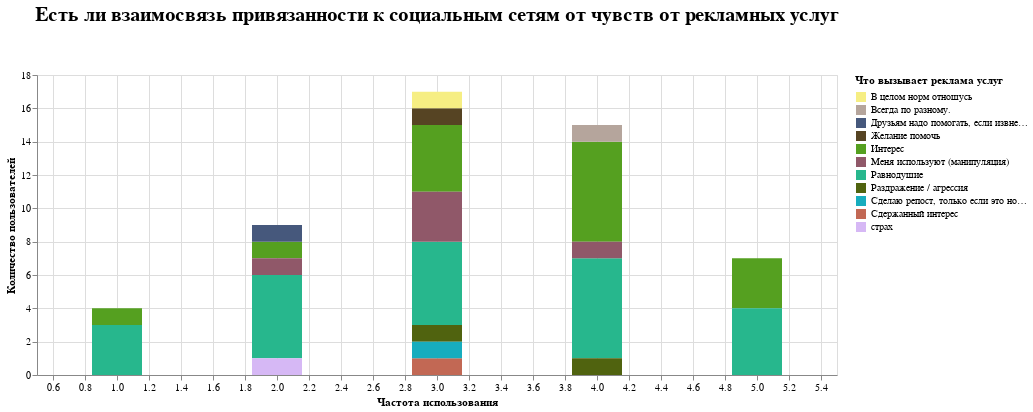

The cell this chart's notebook holds for it:
### Code cell
chart4

### Figure 1 — Vega-Lite specification as saved in the notebook (floating-point values rounded to 4 significant figures)
{"config": {"view": {"continuousWidth": 400, "continuousHeight": 300}, "title": {"anchor": "middle", "fontSize": 20, "offset": 45, "orient": "top"}}, "data": {"name": "data-0197ad0db13f40c438e727b669901b0b"}, "mark": {"type": "bar", "size": 50}, "encoding": {"color": {"field": "Что вызывает реклама услуг", "scale": {"range": ["#F6EE83", "#B5A59C", "#46587C", "#564423", "#55A020", "#905869", "#27B78D", "#50630F", "#17ADBE", "#C26854", "#D6B8F5", "#8D0107", "#7A4D7A", "#E6676A", "#3D429C", "#E27AD6", "#7B2BA8"]}, "type": "nominal"}, "x": {"field": "Частота использования", "type": "quantitative"}, "y": {"aggregate": "count", "axis": {"title": "Количество пользователей"}, "type": "quantitative"}}, "height": 300, "title": "Есть ли взаимосвязь привязанности к социальным сетям от чувств от рекламных услуг", "width": 800, "$schema": "https://vega.github.io/schema/vega-lite/v4.17.0.json", "datasets": {"data-0197ad0db13f40c438e727b669901b0b": [{"Дата": "2023-03-14T04:18:41.181000", "День месяца": 14, "Время дня": "утро", "Час прохождения опроса": 4, "Пол": "Женский", "Возраст": 35, "Семья": "Да", "Дети": "Да", "Высшее образование": "Да", "Деятельность": "Производство, промышленность", "Частота использования": 3, "Переход по ссылке": "Нет", "Репост по просьбе": "Нет", "Что вызывает реклама услуг": "Равнодушие", "Чувства от просьбы": "Равнодушие", "Возрастная категория": "4", "Время": "утро"}, {"Дата": "2023-03-14T04:51:52.083000", "День месяца": 14, "Время дня": "утро", "Час прохождения опроса": 4, "Пол": "Женский", "Возраст": 47, "Семья": "Нет", "Дети": "Да", "Высшее образование": "Да", "Деятельность": "Сфера обслуживания", "Частота использования": 3, "Переход по ссылке": "Да", "Репост по просьбе": "Да", "Что вызывает реклама услуг": "Интерес", "Чувства от просьбы": "Желание помочь", "Возрастная категория": "3", "Время": "утро"}, {"Дата": "2023-03-14T05:01:05.567000", "День месяца": 14, "Время дня": "утро", "Час прохождения опроса": 5, "Пол": "Женский", "Возраст": 40, "Семья": "Нет", "Дети": "Да", "Высшее образование": "Да", "Деятельность": "Бухгалтерия / Финансы / Аудит / Страхование", "Частота использования": 3, "Переход по ссылке": "Да", "Репост по просьбе": "Да", "Что вызывает реклама услуг": "Желание помочь", "Чувства от просьбы": "Желание помочь", "Возрастная категория": "3", "Время": "утро"}, {"Дата": "2023-03-14T09:15:05.114000", "День месяца": 14, "Время дня": "утро", "Час прохождения опроса": 9, "Пол": "Женский", "Возраст": 22, "Семья": "Нет", "Дети": "Нет", "Высшее образование": "Да", "Деятельность": "IT, телеком, диджитал-сервисы", "Частота использования": 2, "Переход по ссылке": "Да", "Репост по просьбе": "Да", "Что вызывает реклама услуг": "Равнодушие", "Чувства от просьбы": "Стыд / неловкость / что подумают обо мне получатели", "Возрастная категория": "1", "Время": "утро"}, {"Дата": "2023-03-14T10:45:57.916000", "День месяца": 14, "Время дня": "утро", "Час прохождения опроса": 10, "Пол": "Женский", "Возраст": 41, "Семья": "Да", "Дети": "Да", "Высшее образование": "Да", "Деятельность": "Не работаю", "Частота использования": 4, "Переход по ссылке": "Да", "Репост по просьбе": "Нет", "Что вызывает реклама услуг": "Равнодушие", "Чувства от просьбы": "Равнодушие", "Возрастная категория": "3", "Время": "утро"}, {"Дата": "2023-03-14T13:29:53.537000", "День месяца": 14, "Время дня": "день", "Час прохождения опроса": 13, "Пол": "Женский", "Возраст": 35, "Семья": "Да", "Дети": "Да", "Высшее образование": "Да", "Деятельность": "IT, телеком, диджитал-сервисы", "Частота использования": 4, "Переход по ссылке": "Да", "Репост по просьбе": "Нет", "Что вызывает реклама услуг": "Равнодушие", "Чувства от просьбы": "Стыд / неловкость / что подумают обо мне получатели", "Возрастная категория": "4", "Время": "день"}, {"Дата": "2023-03-14T13:45:06.792000", "День месяца": 14, "Время дня": "день", "Час прохождения опроса": 13, "Пол": "Женский", "Возраст": 29, "Семья": "Нет", "Дети": "Нет", "Высшее образование": "Да", "Деятельность": "IT, телеком, диджитал-сервисы", "Частота использования": 5, "Переход по ссылке": "Да", "Репост по просьбе": "Да", "Что вызывает реклама услуг": "Интерес", "Чувства от просьбы": "Потребность поделиться", "Возрастная категория": "2", "Время": "день"}, {"Дата": "2023-03-14T13:51:15.320000", "День месяца": 14, "Время дня": "день", "Час прохождения опроса": 13, "Пол": "Женский", "Возраст": 31, "Семья": "Да", "Дети": "Нет", "Высшее образование": "Да", "Деятельность": "Транспорт и логистика", "Частота использования": 5, "Переход по ссылке": "Да", "Репост по просьбе": "Да", "Что вызывает реклама услуг": "Интерес", "Чувства от просьбы": "Желание помочь", "Возрастная категория": "2", "Время": "день"}, {"Дата": "2023-03-14T14:10:39.316000", "День месяца": 14, "Время дня": "день", "Час прохождения опроса": 14, "Пол": "Женский", "Возраст": 31, "Семья": "Нет", "Дети": "Нет", "Высшее образование": "Да", "Деятельность": "IT, телеком, диджитал-сервисы", "Частота использования": 4, "Переход по ссылке": "Да", "Репост по просьбе": "Да", "Что вызывает реклама услуг": "Интерес", "Чувства от просьбы": "Желание помочь", "Возрастная категория": "2", "Время": "день"}, {"Дата": "2023-03-14T14:36:39.189000", "День месяца": 14, "Время дня": "день", "Час прохождения опроса": 14, "Пол": "Женский", "Возраст": 34, "Семья": "Да", "Дети": "Нет", "Высшее образование": "Да", "Деятельность": "Бухгалтерия / Финансы / Аудит / Страхование", "Частота использования": 3, "Переход по ссылке": "Да", "Репост по просьбе": "Да", "Что вызывает реклама услуг": "Интерес", "Чувства от просьбы": "Желание помочь", "Возрастная категория": "2", "Время": "день"}, {"Дата": "2023-03-14T15:01:19.194000", "День месяца": 14, "Время дня": "день", "Час прохождения опроса": 15, "Пол": "Женский", "Возраст": 29, "Семья": "Да", "Дети": "Нет", "Высшее образование": "Да", "Деятельность": "Бухгалтерия / Финансы / Аудит / Страхование", "Частота использования": 3, "Переход по ссылке": "Да", "Репост по просьбе": "Нет", "Что вызывает реклама услуг": "Равнодушие", "Чувства от просьбы": "Раздражение / агрессия", "Возрастная категория": "2", "Время": "день"}, {"Дата": "2023-03-14T21:57:51.858000", "День месяца": 14, "Время дня": "вечер", "Час прохождения опроса": 21, "Пол": "Женский", "Возраст": 29, "Семья": "Нет", "Дети": "Нет", "Высшее образование": "Да", "Деятельность": "IT, телеком, диджитал-сервисы", "Частота использования": 4, "Переход по ссылке": "Да", "Репост по просьбе": "Нет", "Что вызывает реклама услуг": "Интерес", "Чувства от просьбы": "Меня используют (манипуляция)", "Возрастная категория": "2", "Время": "вечер"}, {"Дата": "2023-03-15T09:14:57.638000", "День месяца": 15, "Время дня": "утро", "Час прохождения опроса": 9, "Пол": "Женский", "Возраст": 30, "Семья": "Да", "Дети": "Да", "Высшее образование": "Да", "Деятельность": "СМИ, медиа и издательства", "Частота использования": 4, "Переход по ссылке": "Нет", "Репост по просьбе": "Нет", "Что вызывает реклама услуг": "Интерес", "Чувства от просьбы": "Равнодушие", "Возрастная категория": "2", "Время": "утро"}, {"Дата": "2023-03-15T09:43:28.872000", "День месяца": 15, "Время дня": "утро", "Час прохождения опроса": 9, "Пол": "Женский", "Возраст": 38, "Семья": "Да", "Дети": "Да", "Высшее образование": "Да", "Деятельность": "Бухгалтерия / Финансы / Аудит / Страхование", "Частота использования": 4, "Переход по ссылке": "Да", "Репост по просьбе": "Да", "Что вызывает реклама услуг": "Меня используют (манипуляция)", "Чувства от просьбы": "Стыд / неловкость / что подумают обо мне получатели", "Возрастная категория": "3", "Время": "утро"}, {"Дата": "2023-03-15T22:38:41.180000", "День месяца": 15, "Время дня": "ночь", "Час прохождения опроса": 22, "Пол": "Женский", "Возраст": 32, "Семья": "Да", "Дети": "Да", "Высшее образование": "Да", "Деятельность": "Бухгалтерия / Финансы / Аудит / Страхование", "Частота использования": 3, "Переход по ссылке": "Да", "Репост по просьбе": "Да", "Что вызывает реклама услуг": "Меня используют (манипуляция)", "Чувства от просьбы": "Меня используют (манипуляция)", "Возрастная категория": "2", "Время": "ночь"}, {"Дата": "2023-03-16T16:22:06.903000", "День месяца": 16, "Время дня": "день", "Час прохождения опроса": 16, "Пол": "Женский", "Возраст": 19, "Семья": "Нет", "Дети": "Нет", "Высшее образование": "Нет", "Деятельность": "IT, телеком, диджитал-сервисы", "Частота использования": 4, "Переход по ссылке": "Да", "Репост по просьбе": "Да", "Что вызывает реклама услуг": "Равнодушие", "Чувства от просьбы": "Равнодушие", "Возрастная категория": "1", "Время": "день"}, {"Дата": "2023-03-16T17:05:22.755000", "День месяца": 16, "Время дня": "ночь", "Час прохождения опроса": 17, "Пол": "Женский", "Возраст": 24, "Семья": "Да", "Дети": "Да", "Высшее образование": "Да", "Деятельность": "Не работаю", "Частота использования": 4, "Переход по ссылке": "Да", "Репост по просьбе": "Да", "Что вызывает реклама услуг": "Всегда по разному.", "Чувства от просьбы": "Заинтересованность", "Возрастная категория": "1", "Время": "ночь"}, {"Дата": "2023-03-16T17:07:14.223000", "День месяца": 16, "Время дня": "ночь", "Час прохождения опроса": 17, "Пол": "Женский", "Возраст": 22, "Семья": "Нет", "Дети": "Нет", "Высшее образование": "Нет", "Деятельность": "Сфера обслуживания", "Частота использования": 4, "Переход по ссылке": "Да", "Репост по просьбе": "Да", "Что вызывает реклама услуг": "Равнодушие", "Чувства от просьбы": "Равнодушие", "Возрастная категория": "1", "Время": "ночь"}, {"Дата": "2023-03-17T03:09:10.516000", "День месяца": 17, "Время дня": "утро", "Час прохождения опроса": 3, "Пол": "Женский", "Возраст": 30, "Семья": "Да", "Дети": "Нет", "Высшее образование": "Да", "Деятельность": "Ритейл, ecommerce", "Частота использования": 3, "Переход по ссылке": "Да", "Репост по просьбе": "Нет", "Что вызывает реклама услуг": "Интерес", "Чувства от просьбы": "Желание помочь", "Возрастная категория": "2", "Время": "утро"}, {"Дата": "2023-03-17T07:47:30.164000", "День месяца": 17, "Время дня": "утро", "Час прохождения опроса": 7, "Пол": "Женский", "Возраст": 25, "Семья": "Нет", "Дети": "Нет", "Высшее образование": "Да", "Деятельность": "IT, телеком, диджитал-сервисы", "Частота использования": 4, "Переход по ссылке": "Да", "Репост по просьбе": "Нет", "Что вызывает реклама услуг": "Равнодушие", "Чувства от просьбы": "Равнодушие", "Возрастная категория": "4", "Время": "утро"}, {"Дата": "2023-03-17T08:03:26.157000", "День месяца": 17, "Время дня": "утро", "Час прохождения опроса": 8, "Пол": "Женский", "Возраст": 50, "Семья": "Да", "Дети": "Да", "Высшее образование": "Да", "Деятельность": "Бухгалтерия / Финансы / Аудит / Страхование", "Частота использования": 3, "Переход по ссылке": "Да", "Репост по просьбе": "Да", "Что вызывает реклама услуг": "Интерес", "Чувства от просьбы": "Желание помочь", "Возрастная категория": "4", "Время": "утро"}, {"Дата": "2023-03-18T09:48:47.643000", "День месяца": 18, "Время дня": "утро", "Час прохождения опроса": 9, "Пол": "Женский", "Возраст": 27, "Семья": "Нет", "Дети": "Нет", "Высшее образование": "Да", "Деятельность": "IT, телеком, диджитал-сервисы", "Частота использования": 3, "Переход по ссылке": "Да", "Репост по просьбе": "Нет", "Что вызывает реклама услуг": "Равнодушие", "Чувства от просьбы": "Равнодушие", "Возрастная категория": "2", "Время": "утро"}, {"Дата": "2023-03-21T16:10:53.923000", "День месяца": 21, "Время дня": "день", "Час прохождения опроса": 16, "Пол": "Женский", "Возраст": 29, "Семья": "Да", "Дети": "Нет", "Высшее образование": "Да", "Деятельность": "Маркетинговые, рекламные агентства", "Частота использования": 5, "Переход по ссылке": "Да", "Репост по просьбе": "Да", "Что вызывает реклама услуг": "Равнодушие", "Чувства от просьбы": "Желание помочь", "Возрастная категория": "2", "Время": "день"}, {"Дата": "2023-03-22T15:14:00.005000", "День месяца": 22, "Время дня": "день", "Час прохождения опроса": 15, "Пол": "Женский", "Возраст": 26, "Семья": "Да", "Дети": "Да", "Высшее образование": "Да", "Деятельность": "Сфера образования", "Частота использования": 5, "Переход по ссылке": "Нет", "Репост по просьбе": "Нет", "Что вызывает реклама услуг": "Равнодушие", "Чувства от просьбы": "Стыд / неловкость / что подумают обо мне получатели", "Возрастная категория": "2", "Время": "день"}, {"Дата": "2023-03-22T18:32:45.248000", "День месяца": 22, "Время дня": "вечер", "Час прохождения опроса": 18, "Пол": "Женский", "Возраст": 40, "Семья": "Да", "Дети": "Да", "Высшее образование": "Да", "Деятельность": "Производство, промышленность", "Частота использования": 2, "Переход по ссылке": "Да", "Репост по просьбе": "Нет", "Что вызывает реклама услуг": "Равнодушие", "Чувства от просьбы": "Желание помочь", "Возрастная категория": "3", "Время": "вечер"}, {"Дата": "2023-03-23T11:21:14.653000", "День месяца": 23, "Время дня": "утро", "Час прохождения опроса": 11, "Пол": "Женский", "Возраст": 38, "Семья": "Да", "Дети": "Да", "Высшее образование": "Да", "Деятельность": "экономика", "Частота использования": 5, "Переход по ссылке": "Да", "Репост по просьбе": "Да", "Что вызывает реклама услуг": "Интерес", "Чувства от просьбы": "Потребность поделиться", "Возрастная категория": "3", "Время": "утро"}, {"Дата": "2023-03-10T14:58:04.755000", "День месяца": 10, "Время дня": "день", "Час прохождения опроса": 14, "Пол": "Мужской", "Возраст": 34, "Семья": "Да", "Дети": "Да", "Высшее образование": "Да", "Деятельность": "Производство, промышленность", "Частота использования": 4, "Переход по ссылке": "Да", "Репост по просьбе": "Нет", "Что вызывает реклама услуг": "Раздражение / агрессия", "Чувства от просьбы": "Стыд / неловкость / что подумают обо мне получатели", "Возрастная категория": "2", "Время": "день"}, {"Дата": "2023-03-10T15:22:44.656000", "День месяца": 10, "Время дня": "день", "Час прохождения опроса": 15, "Пол": "Мужской", "Возраст": 40, "Семья": "Да", "Дети": "Да", "Высшее образование": "Да", "Деятельность": "Сфера образования", "Частота использования": 2, "Переход по ссылке": "Да", "Репост по просьбе": "Да", "Что вызывает реклама услуг": "Интерес", "Чувства от просьбы": "Желание помочь", "Возрастная категория": "3", "Время": "день"}, {"Дата": "2023-03-10T15:24:02.427000", "День месяца": 10, "Время дня": "день", "Час прохождения опроса": 15, "Пол": "Мужской", "Возраст": 39, "Семья": "Нет", "Дети": "Да", "Высшее образование": "Да", "Деятельность": "Ритейл, ecommerce", "Частота использования": 3, "Переход по ссылке": "Да", "Репост по просьбе": "Нет", "Что вызывает реклама услуг": "Сдержанный интерес", "Чувства от просьбы": "Равнодушие", "Возрастная категория": "3", "Время": "день"}, {"Дата": "2023-03-10T15:30:08.220000", "День месяца": 10, "Время дня": "день", "Час прохождения опроса": 15, "Пол": "Мужской", "Возраст": 37, "Семья": "Да", "Дети": "Да", "Высшее образование": "Да", "Деятельность": "Производство, промышленность", "Частота использования": 1, "Переход по ссылке": "Да", "Репост по просьбе": "Да", "Что вызывает реклама услуг": "Интерес", "Чувства от просьбы": "Желание помочь", "Возрастная категория": "3", "Время": "день"}, {"Дата": "2023-03-10T16:54:54.989000", "День месяца": 10, "Время дня": "день", "Час прохождения опроса": 16, "Пол": "Мужской", "Возраст": 25, "Семья": "Да", "Дети": "Нет", "Высшее образование": "Да", "Деятельность": "Медицина и фармакология", "Частота использования": 3, "Переход по ссылке": "Да", "Репост по просьбе": "Да", "Что вызывает реклама услуг": "Равнодушие", "Чувства от просьбы": "Желание помочь", "Возрастная категория": "4", "Время": "день"}, {"Дата": "2023-03-10T17:47:29.135000", "День месяца": 10, "Время дня": "ночь", "Час прохождения опроса": 17, "Пол": "Мужской", "Возраст": 60, "Семья": "Да", "Дети": "Да", "Высшее образование": "Да", "Деятельность": "Сфера искусства", "Частота использования": 4, "Переход по ссылке": "Да", "Репост по просьбе": "Да", "Что вызывает реклама услуг": "Интерес", "Чувства от просьбы": "Желание помочь", "Возрастная категория": "4", "Время": "ночь"}, {"Дата": "2023-03-10T18:23:10.934000", "День месяца": 10, "Время дня": "вечер", "Час прохождения опроса": 18, "Пол": "Мужской", "Возраст": 40, "Семья": "Да", "Дети": "Да", "Высшее образование": "Да", "Деятельность": "Сфера обслуживания", "Частота использования": 4, "Переход по ссылке": "Да", "Репост по просьбе": "Нет", "Что вызывает реклама услуг": "Равнодушие", "Чувства от просьбы": "Меня используют (манипуляция)", "Возрастная категория": "3", "Время": "вечер"}, {"Дата": "2023-03-11T18:21:33.902000", "День месяца": 11, "Время дня": "вечер", "Час прохождения опроса": 18, "Пол": "Мужской", "Возраст": 32, "Семья": "Нет", "Дети": "Нет", "Высшее образование": "Да", "Деятельность": "Производство, промышленность", "Частота использования": 3, "Переход по ссылке": "Нет", "Репост по просьбе": "Нет", "Что вызывает реклама услуг": "Раздражение / агрессия", "Чувства от просьбы": "Раздражение / агрессия", "Возрастная категория": "2", "Время": "вечер"}, {"Дата": "2023-03-12T09:26:26.075000", "День месяца": 12, "Время дня": "утро", "Час прохождения опроса": 9, "Пол": "Мужской", "Возраст": 49, "Семья": "Да", "Дети": "Да", "Высшее образование": "Да", "Деятельность": "Предприниматель ", "Частота использования": 5, "Переход по ссылке": "Да", "Репост по просьбе": "Да", "Что вызывает реклама услуг": "Равнодушие", "Чувства от просьбы": "Желание помочь", "Возрастная категория": "3", "Время": "утро"}, {"Дата": "2023-03-12T11:59:16.042000", "День месяца": 12, "Время дня": "утро", "Час прохождения опроса": 11, "Пол": "Мужской", "Возраст": 48, "Семья": "Да", "Дети": "Да", "Высшее образование": "Да", "Деятельность": "Бухгалтерия / Финансы / Аудит / Страхование", "Частота использования": 2, "Переход по ссылке": "Да", "Репост по просьбе": "Да", "Что вызывает реклама услуг": "Меня используют (манипуляция)", "Чувства от просьбы": "Стыд / неловкость / что подумают обо мне получатели", "Возрастная категория": "3", "Время": "утро"}, {"Дата": "2023-03-12T13:09:16.500000", "День месяца": 12, "Время дня": "день", "Час прохождения опроса": 13, "Пол": "Мужской", "Возраст": 45, "Семья": "Да", "Дети": "Да", "Высшее образование": "Да", "Деятельность": "Сфера обслуживания", "Частота использования": 1, "Переход по ссылке": "Нет", "Репост по просьбе": "Нет", "Что вызывает реклама услуг": "Равнодушие", "Чувства от просьбы": "Равнодушие", "Возрастная категория": "3", "Время": "день"}, {"Дата": "2023-03-13T08:33:14.258000", "День месяца": 13, "Время дня": "утро", "Час прохождения опроса": 8, "Пол": "Мужской", "Возраст": 30, "Семья": "Нет", "Дети": "Нет", "Высшее образование": "Да", "Деятельность": "IT, телеком, диджитал-сервисы", "Частота использования": 3, "Переход по ссылке": "Да", "Репост по просьбе": "Нет", "Что вызывает реклама услуг": "Меня используют (манипуляция)", "Чувства от просьбы": "Меня используют (манипуляция)", "Возрастная категория": "2", "Время": "утро"}, {"Дата": "2023-03-13T09:03:07.063000", "День месяца": 13, "Время дня": "утро", "Час прохождения опроса": 9, "Пол": "Мужской", "Возраст": 46, "Семья": "Да", "Дети": "Да", "Высшее образование": "Да", "Деятельность": "Сфера обслуживания", "Частота использования": 3, "Переход по ссылке": "Да", "Репост по просьбе": "Да", "Что вызывает реклама услуг": "Равнодушие", "Чувства от просьбы": "Желание помочь", "Возрастная категория": "3", "Время": "утро"}, {"Дата": "2023-03-13T11:01:54.368000", "День месяца": 13, "Время дня": "утро", "Час прохождения опроса": 11, "Пол": "Мужской", "Возраст": 25, "Семья": "Нет", "Дети": "Нет", "Высшее образование": "Нет", "Деятельность": "IT, телеком, диджитал-сервисы", "Частота использования": 2, "Переход по ссылке": "Да", "Репост по просьбе": "Нет", "Что вызывает реклама услуг": "Равнодушие", "Чувства от просьбы": "Желание помочь", "Возрастная категория": "4", "Время": "утро"}, {"Дата": "2023-03-14T01:29:59.860000", "День месяца": 14, "Время дня": "утро", "Час прохождения опроса": 1, "Пол": "Мужской", "Возраст": 28, "Семья": "Нет", "Дети": "Нет", "Высшее образование": "Нет", "Деятельность": "IT, телеком, диджитал-сервисы", "Частота использования": 5, "Переход по ссылке": "Да", "Репост по просьбе": "Да", "Что вызывает реклама услуг": "Равнодушие", "Чувства от просьбы": "Желание помочь", "Возрастная категория": "2", "Время": "утро"}, {"Дата": "2023-03-14T09:04:30.606000", "День месяца": 14, "Время дня": "утро", "Час прохождения опроса": 9, "Пол": "Мужской", "Возраст": 36, "Семья": "Да", "Дети": "Да", "Высшее образование": "Да", "Деятельность": "IT, телеком, диджитал-сервисы", "Частота использования": 2, "Переход по ссылке": "Да", "Репост по просьбе": "Да", "Что вызывает реклама услуг": "Друзьям надо помогать, если извне, то параллельно ", "Чувства от просьбы": "Желание помочь", "Возрастная категория": "3", "Время": "утро"}, {"Дата": "2023-03-14T15:15:47.982000", "День месяца": 14, "Время дня": "день", "Час прохождения опроса": 15, "Пол": "Мужской", "Возраст": 42, "Семья": "Да", "Дети": "Да", "Высшее образование": "Да", "Деятельность": "Производство, промышленность", "Частота использования": 3, "Переход по ссылке": "Да", "Репост по просьбе": "Да", "Что вызывает реклама услуг": "В целом норм отношусь", "Чувства от просьбы": "Потребность поделиться", "Возрастная категория": "3", "Время": "день"}, {"Дата": "2023-03-15T14:57:12.528000", "День месяца": 15, "Время дня": "день", "Час прохождения опроса": 14, "Пол": "Мужской", "Возраст": 19, "Семья": "Нет", "Дети": "Нет", "Высшее образование": "Нет", "Деятельность": "Не работаю", "Частота использования": 2, "Переход по ссылке": "Да", "Репост по просьбе": "Нет", "Что вызывает реклама услуг": "страх", "Чувства от просьбы": "любовь", "Возрастная категория": "1", "Время": "день"}, {"Дата": "2023-03-16T14:44:11.095000", "День месяца": 16, "Время дня": "день", "Час прохождения опроса": 14, "Пол": "Мужской", "Возраст": 51, "Семья": "Да", "Дети": "Да", "Высшее образование": "Да", "Деятельность": "Не работаю", "Частота использования": 1, "Переход по ссылке": "Да", "Репост по просьбе": "Нет", "Что вызывает реклама услуг": "Равнодушие", "Чувства от просьбы": "Равнодушие", "Возрастная категория": "4", "Время": "день"}, {"Дата": "2023-03-16T16:16:44.019000", "День месяца": 16, "Время дня": "день", "Час прохождения опроса": 16, "Пол": "Мужской", "Возраст": 21, "Семья": "Да", "Дети": "Да", "Высшее образование": "Да", "Деятельность": "Министеоство Внутренних Дел", "Частота использования": 4, "Переход по ссылке": "Да", "Репост по просьбе": "Да", "Что вызывает реклама услуг": "Интерес", "Чувства от просьбы": "Желание помочь", "Возрастная категория": "1", "Время": "день"}, {"Дата": "2023-03-16T16:26:50.768000", "День месяца": 16, "Время дня": "день", "Час прохождения опроса": 16, "Пол": "Мужской", "Возраст": 20, "Семья": "Нет", "Дети": "Нет", "Высшее образование": "Да", "Деятельность": "Медицина и фармакология", "Частота использования": 4, "Переход по ссылке": "Да", "Репост по просьбе": "Да", "Что вызывает реклама услуг": "Интерес", "Чувства от просьбы": "Потребность поделиться", "Возрастная категория": "1", "Время": "день"}, {"Дата": "2023-03-17T14:23:05.968000", "День месяца": 17, "Время дня": "день", "Час прохождения опроса": 14, "Пол": "Мужской", "Возраст": 36, "Семья": "Нет", "Дети": "Нет", "Высшее образование": "Да", "Деятельность": "IT, телеком, диджитал-сервисы", "Частота использования": 1, "Переход по ссылке": "Нет", "Репост по просьбе": "Нет", "Что вызывает реклама услуг": "Равнодушие", "Чувства от просьбы": "Равнодушие", "Возрастная категория": "3", "Время": "день"}, {"Дата": "2023-03-19T11:12:08.251000", "День месяца": 19, "Время дня": "утро", "Час прохождения опроса": 11, "Пол": "Мужской", "Возраст": 36, "Семья": "Да", "Дети": "Да", "Высшее образование": "Да", "Деятельность": "IT, телеком, диджитал-сервисы", "Частота использования": 2, "Переход по ссылке": "Нет", "Репост по просьбе": "Нет", "Что вызывает реклама услуг": "Равнодушие", "Чувства от просьбы": "Равнодушие", "Возрастная категория": "3", "Время": "утро"}, {"Дата": "2023-03-20T21:25:00.831000", "День месяца": 20, "Время дня": "вечер", "Час прохождения опроса": 21, "Пол": "Мужской", "Возраст": 37, "Семья": "Да", "Дети": "Нет", "Высшее образование": "Да", "Деятельность": "Сфера обслуживания", "Частота использования": 2, "Переход по ссылке": "Да", "Репост по просьбе": "Да", "Что вызывает реклама услуг": "Равнодушие", "Чувства от просьбы": "Желание помочь", "Возрастная категория": "3", "Время": "вечер"}, {"Дата": "2023-03-22T14:49:14.394000", "День месяца": 22, "Время дня": "день", "Час прохождения опроса": 14, "Пол": "Мужской", "Возраст": 33, "Семья": "Да", "Дети": "Да", "Высшее образование": "Да", "Деятельность": "Производство, промышленность", "Частота использования": 3, "Переход по ссылке": "Да", "Репост по просьбе": "Нет", "Что вызывает реклама услуг": "Меня используют (манипуляция)", "Чувства от просьбы": "Меня используют (манипуляция)", "Возрастная категория": "2", "Время": "день"}, {"Дата": "2023-03-22T18:07:19.447000", "День месяца": 22, "Время дня": "вечер", "Час прохождения опроса": 18, "Пол": "Мужской", "Возраст": 42, "Семья": "Да", "Дети": "Да", "Высшее образование": "Да", "Деятельность": "Производство, промышленность", "Частота использования": 3, "Переход по ссылке": "Да", "Репост по просьбе": "Да", "Что вызывает реклама услуг": "Сделаю репост, только если это норм идея ", "Чувства от просьбы": "Если тема нормальная, то желание помочь. Если какой-то развод — то агрессия ", "Возрастная категория": "3", "Время": "вечер"}]}}
